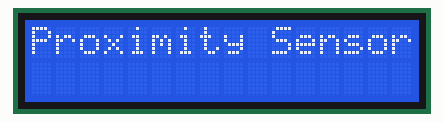
Recording of a program running on a simulated Raspberry Pi Pico running MicroPython. Shown: 16×2 character LCD.

Above: at 0.1 s.
At 2.31 s:
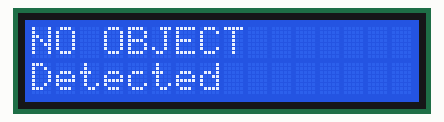

The program:

test.py
```python
from machine import Pin, I2C
from i2c_lcd import I2cLcd
from time import sleep

# ---------------- LCD ----------------
i2c = I2C(
    0,
    sda=Pin(0),
    scl=Pin(1),
    freq=400000
)

lcd = I2cLcd(i2c, 0x27, 2, 16)

# ---------------- FC-51 ----------------
sensor = Pin(2, Pin.IN)

# ---------------- Main Program ----------------
lcd.clear()
lcd.putstr("Proximity Sensor")
sleep(2)

while True:

    if sensor.value() == 0:
        # Object detected
        lcd.clear()
        lcd.putstr("OBJECT DETECTED")
        lcd.move_to(0, 1)
        lcd.putstr("Nearby!")
    else:
        # No object
        lcd.clear()
        lcd.putstr("NO OBJECT")
        lcd.move_to(0, 1)
        lcd.putstr("Detected")

    sleep(0.2)
```

Measured:
- what the display in image 0 shows lasts 2.0 s, from 0.1 s to 2.1 s
- what the display in image 1 shows lasts 0.4 s, from 2.1 s to 2.5 s
